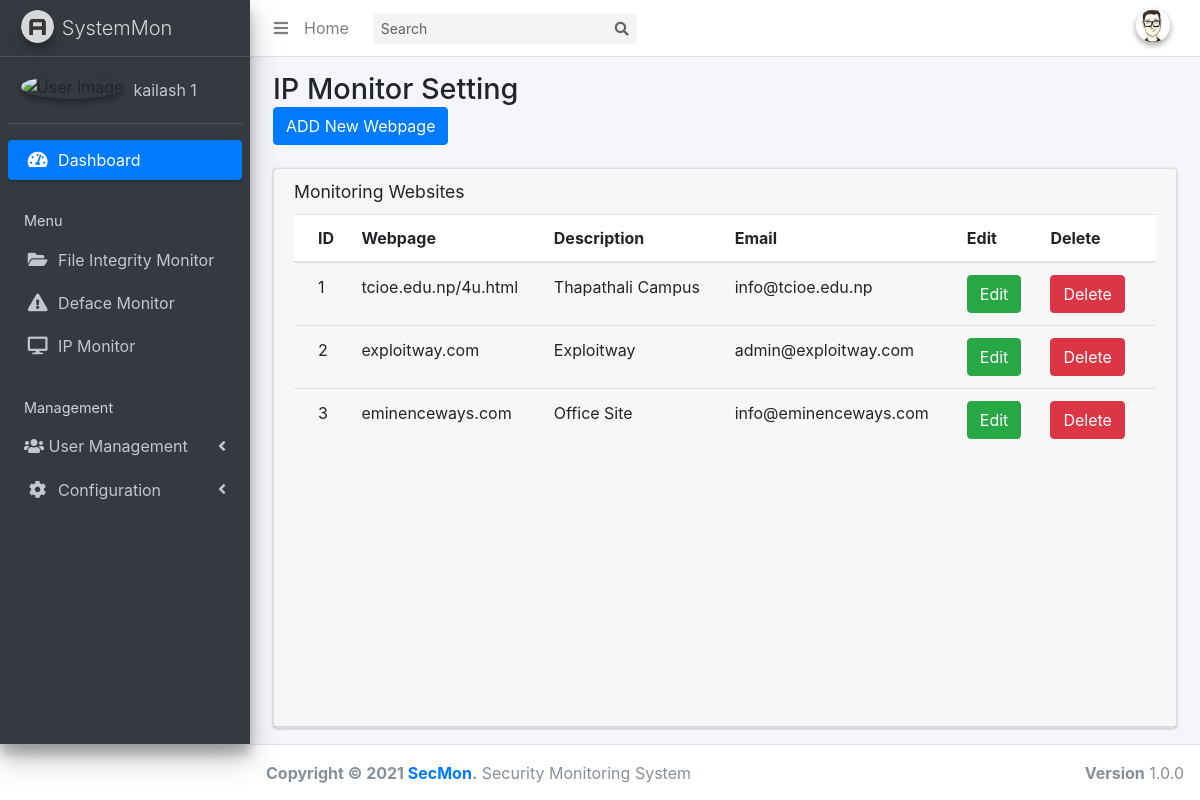
/defacemon_sett.php, run on the app's committed database.
### tables this page shows
CREATE TABLE `filescan_config` (
  `id` int(255) NOT NULL,
  `account` varchar(200) NOT NULL,
  `scan_path` varchar(200) NOT NULL,
  `email` varchar(200) NOT NULL,
  `file_extensions` varchar(200) NOT NULL
);

CREATE TABLE `deface_config` (
  `id` int(255) NOT NULL,
  `website` varchar(255) NOT NULL,
  `description` varchar(255) NOT NULL,
  `email` varchar(255) NOT NULL,
  `contact` varchar(255) NOT NULL
);

### defacemon_sett.php (the view, shortened to what this page needs)
<!DOCTYPE html>
<html>
<head>
    <link rel="stylesheet" href="plugins/fontawesome-free/css/all.min.css">
    <link rel="stylesheet" href="https://code.ionicframework.com/ionicons/2.0.1/css/ionicons.min.css">
    <link rel="stylesheet" href="dist/css/adminlte.min.css">
    <link rel="stylesheet" href="https://stackpath.bootstrapcdn.com/bootstrap/4.3.1/css/bootstrap.min.css">
</head>
<body class="hold-transition sidebar-mini">
    <div class="wrapper">
        <?php include 'themepart/nav-bar.php'; ?>
        <?php include 'themepart/sidebar.php'; ?>
        <div class="content-wrapper">
            <section class="content-header">
                <div class="container-fluid">
                    <div class="row mb-2">
                        <div class="col-sm-6">
                            <h1>IP Monitor Setting</h1>
                            <button type="button" class="btn btn-primary" data-toggle="modal" data-target="#addURLModal">ADD New Webpage</button>
                        </div>
                    </div>
                </div>
            </section>
            <section class="content">
                <div class="container-fluid">
                    <div class="row">
                        <div class="col-12">
                            <div class="card">
                                <div class="card-header">
                                    <h3 class="card-title">Monitoring Websites</h3>
                                    <div class="card-body table-responsive p-0" style="height: 500px;">
                                        <?php $connection=mysqli_connect( "localhost", "root", "", "hash_analyzer"); $query="SELECT * FROM deface_config" ; $query_run=mysqli_query($connection, $query); ?>
                                        <table class="table table-head-fixed text-nowrap">
                                            <thead>
                                                <tr>
                                                    <th>ID</th>
                                                    <th>Webpage</th>
                                                    <th>Description</th>
                                                    <th>Email</th>
                                                    <th>Edit</th>
                                                    <th>Delete</th>
                                                </tr>
                                            </thead>
                                            <tbody>
                                                <?php if (mysqli_num_rows($query_run)> 0) { while ($row = mysqli_fetch_assoc($query_run)) { ?>
                                                <tr>
                                                    <td>
                                                        <?php echo $row[ 'id']; ?> </td>
                                                    <td>
                                                        <?php echo $row[ 'website']; ?> </td>
                                                    <td>
                                                        <?php echo $row[ 'description']; ?> </td>
                                                        <td>
                                                        <?php echo $row[ 'email']; ?> </td>
                                                    <td>
                                                        <button type="button" class="btn btn-success editbtnweb" data-toggle="modal" data-target="#editURLModal">Edit</button>
                                                    </td>
                                                    <td>
                                                        <button type="button" class="btn btn-danger deletebtnweb" data-toggle="modal" data-target="#deleteURLModal">Delete</button>
                                                    </td>
                                                </tr>
                                                <?php } } else { echo "No record found!"; } ?>
                                            </tbody>
                                        </table>
                                    </div>
                                </div>
                            </div>
                        </div>
                    </div>
                </div>
            </section>
        </div>
        </div>
    <?php include 'themepart/footer.php'; ?>
</body>
</html>

### themepart/sidebar.php (shortened to what this page needs)
<html>
<head>
</head>
<aside class="main-sidebar sidebar-dark-primary elevation-4">
    <a href="dashboard.php" class="brand-link">
      <img src="dist/img/AdminLTELogo.png" alt="AdminLTE Logo" class="brand-image img-circle elevation-3"
           style="opacity: .8">
      <span class="brand-text font-weight-light">SystemMon</span>
    </a>
    <div class="sidebar">
      <div class="user-panel mt-3 pb-3 mb-3 d-flex">
        <div class="image">
          <img src="dist/img/user2-160x160.jpg" class="img-circle elevation-2" alt="User Image">
        </div>
        <?php
        $connection = mysqli_connect("localhost","root","","hash_analyzer");
        $query= "SELECT * FROM filescan_config";
        $query_run= mysqli_query($connection,$query);
        $row = mysqli_fetch_assoc($query_run);
        ?>
        <div class="info">
          <a href="#" class="d-block"><?php echo $row['account']; ?></a>
        </div>
      </div>
      <nav class="mt-2">
        <ul class="nav nav-pills nav-sidebar flex-column" data-widget="treeview" role="menu" data-accordion="false">
          <li class="nav-item has-treeview menu-open">
            <a href="dashboard.php" class="nav-link active">
              <i class="nav-icon fas fa-tachometer-alt"></i>
              <p>
                Dashboard
              </p>
            </a>
          </li>
          <li class="nav-header">Menu</li>
          <li class="nav-item has-treeview">
            <a href="fim.php" class="nav-link">
              <i class="nav-icon fa fa-folder-open"></i>
              <p>
                File Integrity Monitor
              </p>
            </a>
          <li class="nav-item has-treeview">
            <a href="webmon.php" class="nav-link">
              <i class="nav-icon fa fa-exclamation-triangle"></i>
              <p>
                Deface Monitor
              </p>
            </a>
             <li class="nav-item has-treeview">
            <a href="ipmon.php" class="nav-link">
              <i class="nav-icon fa fa-desktop"></i>
              <p>
                IP Monitor
              </p>
            </a>
          <li class="nav-header">Management</li>
          <li class="nav-item has-treeview">
            <a href="#" class="nav-link">
              <i class="fas fa-users"></i>
              <p>
                User Management
                <i class="fas fa-angle-left right"></i>
              </p>
            </a>
          </li>
          <li class="nav-item has-treeview">
            <a href="#" class="nav-link">
              <i class="nav-icon fa fa-cog"></i>
              <p>
                Configuration
                <i class="fas fa-angle-left right"></i>
              </p>
            </a>
          </li>
        </ul>
      </nav>
    </div>
  </aside>

### data on the page
filescan_config: account "kailash 1"
deface_config: id "1", website "tcioe.edu.np/4u.html", description "Thapathali Campus", email "info@tcioe.edu.np"
deface_config: id "2", website "exploitway.com", description "Exploitway", email "admin@exploitway.com"
deface_config: id "3", website "eminenceways.com", description "Office Site", email "info@eminenceways.com"
